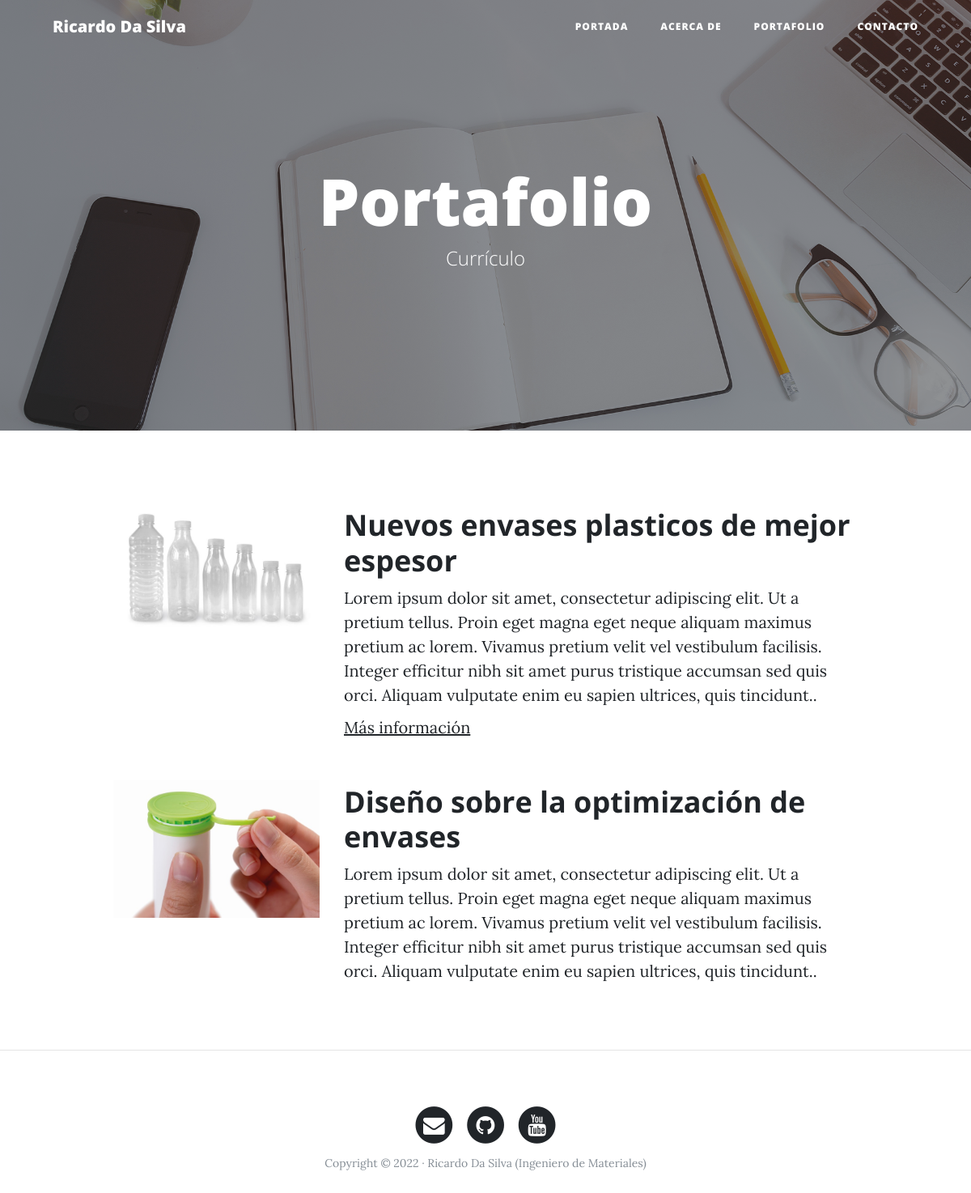
The page /portafolio/ on the database its author committed.
### portfolio/models.py (models this page shows, shortened)
class Project(models.Model):
    title = models.CharField(max_length=200, verbose_name='Titulo')
    description =models.TextField(verbose_name='Descripcion')
    image =models.ImageField(verbose_name='Imagen', upload_to='projects')#todas las imagenes que se suban se van a guardar en la carpeta media/projects
    link=models.URLField(verbose_name= 'Mas informacion',null=True,blank=True)
    created =models.DateTimeField(auto_now_add=True,verbose_name='Fecha de creacion')
    updated =models.DateTimeField(auto_now=True,verbose_name='Fecha de edicion')
    class Meta:  #Se utiliza para dar detalees extendidos a la clase, ejemplo modificar el nombre project por proyecto, etc.
        verbose_name = "Proyecto"
        verbose_name_plural= "Proyectos"
        ordering = ["-created"]   # el guion delante hace que sea invertido la ordenacion

### portfolio/views.py (the view)
# urls.py: path('portafolio/', portfolio_views.portafolio, name='portafolio'),
def portafolio(request):
    projects = Project.objects.all()
    return render(request,"portfolio/portafolio.html",{'projects':projects})

### portfolio/templates/portfolio/portafolio.html (shortened to what this page needs)
{% extends 'core/base.html' %}
{% block background %}{% load static %}{% static 'core/img/portfolio-bg.jpg' %}{% endblock %}
{% block header %}
<h1>Portafolio</h1>
<span class="subheading">Currículo</span>
{% endblock %}
{% block content%}
	{% for project in projects %}
	<div class="row project">
				<div class="col-lg-3 col-md-4 offset-lg-1">
					<img class="img-fluid" src="{{project.image.url}}" alt="">
				</div>
				<div class="col-lg-7 col-md-8">
					<h2 class="section-heading title">{{project.title}}</h2>
				<p>{{project.description}}</p>
				{% if project.link %}
				<p><a href="{{project.link}}">Más información</a></p>
				{% endif %}
				</div>
			</div>
	{% endfor %}
{% endblock %}

### rows shown on the page
Project: image (picture), title "Nuevos envases plasticos de mejor espesor", description "Lorem ipsum dolor sit amet, consectetur adipiscing elit. Ut a pretium tellus. Proin eget magna eget neque aliquam maximus pretium ac lorem. Vivamus pretium velit vel vestibulum facilisis. Integer efficitur nibh sit amet purus tristique accumsan sed quis orci. Aliquam vulputate enim eu sapien ultrices, quis tincidunt.."
Project: image (picture), title "Diseño sobre la optimización de envases", description "Lorem ipsum dolor sit amet, consectetur adipiscing elit. Ut a pretium tellus. Proin eget magna eget neque aliquam maximus pretium ac lorem. Vivamus pretium velit vel vestibulum facilisis. Integer efficitur nibh sit amet purus tristique accumsan sed quis orci. Aliquam vulputate enim eu sapien ultrices, quis tincidunt.."
